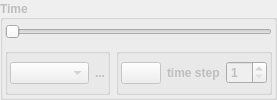
          <widget class="QGroupBox" name="groupBox_time">
           <property name="enabled">
            <bool>false</bool>
           </property>
           <property name="sizePolicy">
            <sizepolicy hsizetype="Expanding" vsizetype="Fixed">
             <horstretch>0</horstretch>
             <verstretch>0</verstretch>
            </sizepolicy>
           </property>
           <property name="minimumSize">
            <size>
             <width>0</width>
             <height>0</height>
            </size>
           </property>
           <property name="maximumSize">
            <size>
             <width>16777215</width>
             <height>16777215</height>
            </size>
           </property>
           <property name="font">
            <font>
             <weight>75</weight>
             <bold>true</bold>
            </font>
           </property>
           <property name="title">
            <string>Time</string>
           </property>
           <property name="alignment">
            <set>Qt::AlignLeading|Qt::AlignLeft|Qt::AlignVCenter</set>
           </property>
           <property name="flat">
            <bool>false</bool>
           </property>
           <layout class="QGridLayout" name="gridLayout_10" columnstretch="5,1">
            <property name="sizeConstraint">
             <enum>QLayout::SetDefaultConstraint</enum>
            </property>
            <property name="leftMargin">
             <number>2</number>
            </property>
            <property name="topMargin">
             <number>2</number>
            </property>
            <property name="rightMargin">
             <number>2</number>
            </property>
            <property name="bottomMargin">
             <number>2</number>
            </property>
            <item row="2" column="0">
             <widget class="QGroupBox" name="groupBox_8">
              <property name="title">
               <string/>
              </property>
              <layout class="QHBoxLayout" name="horizontalLayout_14">
               <property name="leftMargin">
                <number>2</number>
               </property>
               <property name="topMargin">
                <number>2</number>
               </property>
               <property name="rightMargin">
                <number>2</number>
               </property>
               <property name="bottomMargin">
                <number>2</number>
               </property>
               <item>
                <widget class="QComboBox" name="comboBox_time">
                 <property name="enabled">
                  <bool>false</bool>
                 </property>
                 <property name="sizePolicy">
                  <sizepolicy hsizetype="Preferred" vsizetype="Fixed">
                   <horstretch>0</horstretch>
                   <verstretch>0</verstretch>
                  </sizepolicy>
                 </property>
                 <property name="minimumSize">
                  <size>
                   <width>0</width>
                   <height>20</height>
                  </size>
                 </property>
                </widget>
               </item>
               <item>
                <widget class="QLabel" name="label_time">
                 <property name="sizePolicy">
                  <sizepolicy hsizetype="Preferred" vsizetype="Preferred">
                   <horstretch>0</horstretch>
                   <verstretch>0</verstretch>
                  </sizepolicy>
                 </property>
                 <property name="minimumSize">
                  <size>
                   <width>0</width>
                   <height>0</height>
                  </size>
                 </property>
                 <property name="text">
                  <string>...</string>
                 </property>
                </widget>
               </item>
              </layout>
             </widget>
            </item>
            <item row="2" column="1">
             <widget class="QGroupBox" name="groupBox_9">
              <property name="title">
               <string/>
              </property>
              <layout class="QHBoxLayout" name="horizontalLayout_15">
               <property name="leftMargin">
                <number>2</number>
               </property>
               <property name="topMargin">
                <number>2</number>
               </property>
               <property name="rightMargin">
                <number>2</number>
               </property>
               <property name="bottomMargin">
                <number>2</number>
               </property>
               <item>
                <widget class="QPushButton" name="pushButton_Read">
                 <property name="maximumSize">
                  <size>
                   <width>60</width>
                   <height>16777215</height>
                  </size>
                 </property>
                 <property name="text">
                  <string/>
                 </property>
                 <property name="icon">
                  <iconset>
                   <normaloff>:/plugins/PostTelemac/icons/play/play.png</normaloff>:/plugins/PostTelemac/icons/play/play.png</iconset>
                 </property>
                </widget>
               </item>
               <item>
                <widget class="QLabel" name="label_40">
                 <property name="maximumSize">
                  <size>
                   <width>60</width>
                   <height>16777215</height>
                  </size>
                 </property>
                 <property name="text">
                  <string>time step</string>
                 </property>
                </widget>
               </item>
               <item>
                <widget class="QSpinBox" name="spinBox_readtimestep">
                 <property name="maximumSize">
                  <size>
                   <width>50</width>
                   <height>16777215</height>
                  </size>
                 </property>
                 <property name="minimum">
                  <number>1</number>
                 </property>
                </widget>
               </item>
              </layout>
             </widget>
            </item>
            <item row="0" column="0" colspan="2">
             <widget class="QSlider" name="horizontalSlider_time">
              <property name="enabled">
               <bool>false</bool>
              </property>
              <property name="sizePolicy">
               <sizepolicy hsizetype="Preferred" vsizetype="Fixed">
                <horstretch>0</horstretch>
                <verstretch>0</verstretch>
               </sizepolicy>
              </property>
              <property name="minimumSize">
               <size>
                <width>0</width>
                <height>20</height>
               </size>
              </property>
              <property name="orientation">
               <enum>Qt::Horizontal</enum>
              </property>
             </widget>
            </item>
           </layout>
          </widget>
